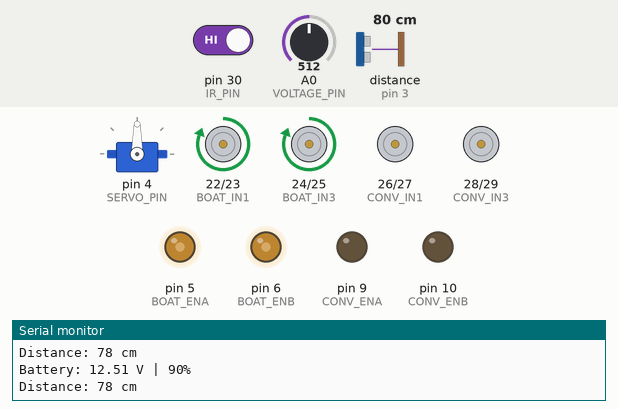
Simulated run of this sketch. Board: Arduino Mega 2560, built with avr-gcc and run on an emulated ATmega2560. Parts: servo, motor-driver pin pairs drawn as motors (green arrow = first pin HIGH = forward, orange = second pin HIGH = backward, longer = more drive), output pins drawn as LEDs (lit = HIGH), the last lines printed to the serial monitor. Wiring (inferred from the names in the program): ultrasonic range finder: trigger pin 2; echo pin 3. Inputs (shaded band) come from the test bench; at power-on: distance to the obstacle (sensor on pin 3) 80 cm, pin 30 (IR_PIN) HIGH, A0 (VOLTAGE_PIN) = 512. The echo pulse lasts 58.3 µs per cm; pins used as bus, display or sensor lines are not drawn.

Above: at 2.3 s.
2.4 s: distance to the obstacle (sensor on pin 3) set to 50 cm
3.9 s: distance to the obstacle (sensor on pin 3) set to 42 cm
At 6.2 s:
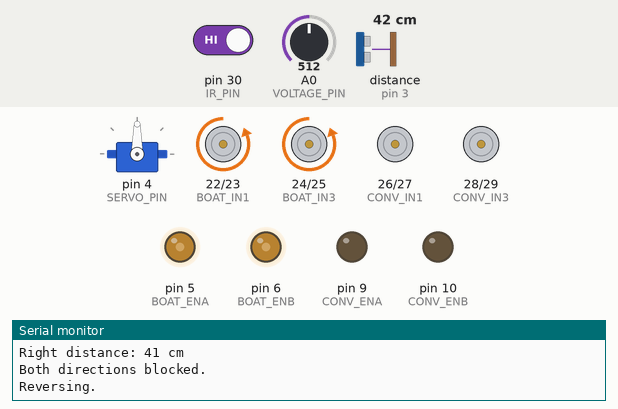
6.9 s: pin 30 (IR_PIN) driven LOW
At 9.7 s:
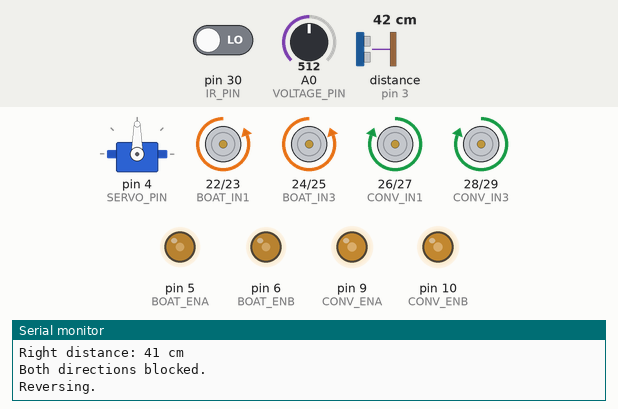
9.9 s: A0 (VOLTAGE_PIN) set to 419
12.9 s: A0 (VOLTAGE_PIN) set to 393
At 15.2 s:
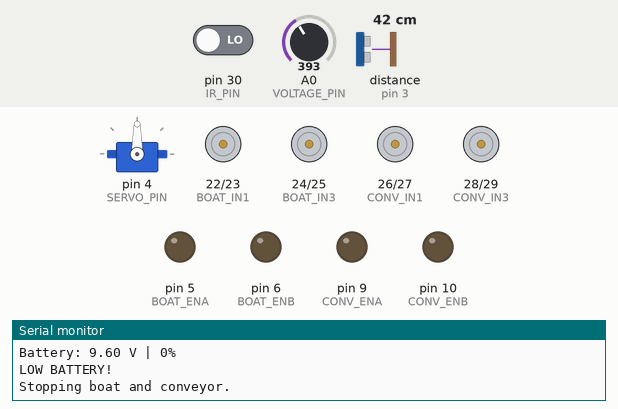
15.9 s: A0 (VOLTAGE_PIN) set to 511
At 17.4 s:
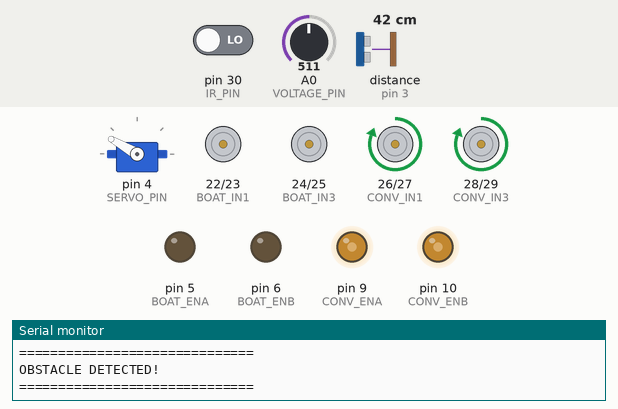
Timing chart, 0 to 19.9 s (numbered marks = the images above; inputs shaded):
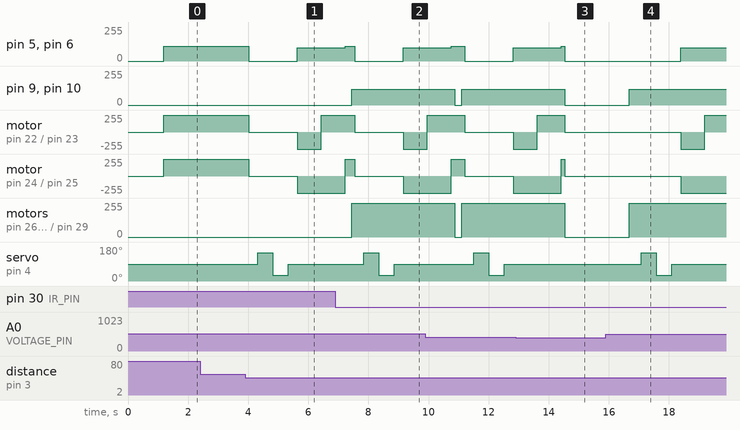

Measured:
- the behaviour switches between 47 and 46 cm on distance to the obstacle (sensor on pin 3) (found by bisection; images 0 and 1)
- the behaviour switches between 410 and 409 on A0 (VOLTAGE_PIN) (found by bisection; images 2 and 3)
- after the input at 3.9 s, pin 5 (BOAT_ENA), pin 6 (BOAT_ENB): 110/255 → 0/255 after 0.12 s, → 100/255 1.6 s later
- after the input at 6.9 s, pin 9 (CONV_ENA), pin 10 (CONV_ENB): 0/255 → 120/255 after 0.54 s; motor on pin 26 (CONV_IN1) / pin 27 (CONV_IN2), motor on pin 28 (CONV_IN3) / pin 29 (CONV_IN4): stopped → forward 255/255 after 0.54 s
- after the input at 12.9 s, pin 9 (CONV_ENA), pin 10 (CONV_ENB): goes on until 14.5 s, then stays 0/255; motor on pin 26 (CONV_IN1) / pin 27 (CONV_IN2), motor on pin 28 (CONV_IN3) / pin 29 (CONV_IN4): goes on until 14.5 s, then stays stopped; servo on pin 4 (SERVO_PIN): stays 90° (without the input it goes to 150° after 2.3 s)
- after the input at 15.9 s, pin 5 (BOAT_ENA), pin 6 (BOAT_ENB): 0/255 → 100/255 after 2.5 s

The sketch:

sketch_jun3a.ino
```cpp
#include <Servo.h>


#define BOAT_ENA 5
#define BOAT_IN1 22
#define BOAT_IN2 23

#define BOAT_ENB 6
#define BOAT_IN3 24
#define BOAT_IN4 25


#define CONV_ENA 9
#define CONV_IN1 26
#define CONV_IN2 27

#define CONV_ENB 10
#define CONV_IN3 28
#define CONV_IN4 29


#define TRIG_PIN 2
#define ECHO_PIN 3


#define SERVO_PIN 4

Servo scanServo;


#define IR_PIN 30


#define VOLTAGE_PIN A0

float voltageRatio = 5.0;

float calibration = 1.00;


int boatSpeed = 110;
int turnSpeed = 100;
int conveyorSpeed = 120;


int obstacleDistance = 45;


const unsigned long CONVEYOR_TIME = 000;

bool conveyorRunning = false;

unsigned long conveyorStartTime = 0;


float LOW_BATTERY_VOLTAGE = 10.0;


void setup()
{
  Serial.begin(9600);

  pinMode(BOAT_ENA, OUTPUT);
  pinMode(BOAT_IN1, OUTPUT);
  pinMode(BOAT_IN2, OUTPUT);

  pinMode(BOAT_ENB, OUTPUT);
  pinMode(BOAT_IN3, OUTPUT);
  pinMode(BOAT_IN4, OUTPUT);


  pinMode(CONV_ENA, OUTPUT);
  pinMode(CONV_IN1, OUTPUT);
  pinMode(CONV_IN2, OUTPUT);

  pinMode(CONV_ENB, OUTPUT);
  pinMode(CONV_IN3, OUTPUT);
  pinMode(CONV_IN4, OUTPUT);


  pinMode(TRIG_PIN, OUTPUT);
  pinMode(ECHO_PIN, INPUT);


  pinMode(IR_PIN, INPUT);


  scanServo.attach(SERVO_PIN);
  scanServo.write(90);


  stopBoat();
  stopConveyor();


  Serial.println("==============================");
  Serial.println(" AUTONOMOUS TRASH BOAT");
  Serial.println("==============================");

  Serial.println("System started");
  Serial.println("Boat will move forward");
  Serial.println("IR controls conveyor only");
  Serial.println("Conveyor runs for 7 seconds");
  Serial.println("==============================");

  delay(1000);
}

void loop()
{

  float batteryVoltage = readBatteryVoltage();
  int batteryPercentage = calculateBatteryPercentage(batteryVoltage);

  Serial.print("Battery: ");
  Serial.print(batteryVoltage);
  Serial.print(" V | ");

  Serial.print(batteryPercentage);
  Serial.println("%");


  if (batteryVoltage <= LOW_BATTERY_VOLTAGE)
  {
    Serial.println("LOW BATTERY!");
    Serial.println("Stopping boat and conveyor.");

    stopBoat();
    stopConveyor();

    conveyorRunning = false;

    delay(1000);

    return;
  }

  if (conveyorRunning)
  {
    if (millis() - conveyorStartTime >= CONVEYOR_TIME)
    {
      stopConveyor();

      conveyorRunning = false;

      Serial.println("------------------------------");
      Serial.println("9 seconds completed.");
      Serial.println("Conveyor stopped.");
      Serial.println("Boat continues moving.");
      Serial.println("------------------------------");
    }
  }

  int irState = digitalRead(IR_PIN);


  if (irState == LOW && !conveyorRunning)
  {
    Serial.println("------------------------------");
    Serial.println("TRASH DETECTED!");
    Serial.println("Boat CONTINUES MOVING");
    Serial.println("Conveyor ON for 9 seconds");
    Serial.println("------------------------------");

    startConveyor();

    conveyorRunning = true;

    conveyorStartTime = millis();
  }


  long distance = getDistance();

  Serial.print("Distance: ");
  Serial.print(distance);
  Serial.println(" cm");


  if (distance <= 0)
  {
    Serial.println("Invalid ultrasonic reading.");

    moveForward();

    delay(100);

    return;
  }


  if (distance <= obstacleDistance)
  {
    Serial.println("==============================");
    Serial.println("OBSTACLE DETECTED!");
    Serial.println("==============================");

    stopBoat();

    delay(300);

    scanServo.write(150);

    delay(500);

    long leftDistance = getDistance();

    Serial.print("Left distance: ");
    Serial.print(leftDistance);
    Serial.println(" cm");

    scanServo.write(30);

    delay(500);

    long rightDistance = getDistance();

    Serial.print("Right distance: ");
    Serial.print(rightDistance);
    Serial.println(" cm");

    scanServo.write(90);

    delay(300);


    if (leftDistance > obstacleDistance &&
        leftDistance > rightDistance)
    {
      Serial.println("Turning LEFT");

      turnLeft();

      delay(700);
    }

    else if (rightDistance > obstacleDistance &&
             rightDistance > leftDistance)
    {
      Serial.println("Turning RIGHT");

      turnRight();

      delay(700);
    }

    else
    {
      Serial.println("Both directions blocked.");
      Serial.println("Reversing.");

      reverseBoat();

      delay(800);

      turnRight();

      delay(800);
    }

    moveForward();
  }


  else
  {
    moveForward();
  }


  delay(100);
}


void moveForward()
{
  digitalWrite(BOAT_IN1, HIGH);
  digitalWrite(BOAT_IN2, LOW);

  digitalWrite(BOAT_IN3, HIGH);
  digitalWrite(BOAT_IN4, LOW);

  analogWrite(BOAT_ENA, boatSpeed);
  analogWrite(BOAT_ENB, boatSpeed);
}


void reverseBoat()
{
  digitalWrite(BOAT_IN1, LOW);
  digitalWrite(BOAT_IN2, HIGH);

  digitalWrite(BOAT_IN3, LOW);
  digitalWrite(BOAT_IN4, HIGH);

  analogWrite(BOAT_ENA, turnSpeed);
  analogWrite(BOAT_ENB, turnSpeed);
}


void turnLeft()
{
  digitalWrite(BOAT_IN1, LOW);
  digitalWrite(BOAT_IN2, HIGH);

  digitalWrite(BOAT_IN3, HIGH);
  digitalWrite(BOAT_IN4, LOW);

  analogWrite(BOAT_ENA, turnSpeed);
  analogWrite(BOAT_ENB, turnSpeed);
}


void turnRight()
{
  digitalWrite(BOAT_IN1, HIGH);
  digitalWrite(BOAT_IN2, LOW);

  digitalWrite(BOAT_IN3, LOW);
  digitalWrite(BOAT_IN4, HIGH);

  analogWrite(BOAT_ENA, turnSpeed);
  analogWrite(BOAT_ENB, turnSpeed);
}


void stopBoat()
{
  digitalWrite(BOAT_IN1, LOW);
  digitalWrite(BOAT_IN2, LOW);

  digitalWrite(BOAT_IN3, LOW);
  digitalWrite(BOAT_IN4, LOW);

  analogWrite(BOAT_ENA, 0);
  analogWrite(BOAT_ENB, 0);
}


void startConveyor()
{
  digitalWrite(CONV_IN1, HIGH);
  digitalWrite(CONV_IN2, LOW);

  digitalWrite(CONV_IN3, HIGH);
  digitalWrite(CONV_IN4, LOW);

  analogWrite(CONV_ENA, conveyorSpeed);
  analogWrite(CONV_ENB, conveyorSpeed);
}

void stopConveyor()
{
  digitalWrite(CONV_IN1, LOW);
  digitalWrite(CONV_IN2, LOW);

  digitalWrite(CONV_IN3, LOW);
  digitalWrite(CONV_IN4, LOW);

  analogWrite(CONV_ENA, 0);
  analogWrite(CONV_ENB, 0);
}


long getDistance()
{
  digitalWrite(TRIG_PIN, LOW);

  delayMicroseconds(2);

  digitalWrite(TRIG_PIN, HIGH);

  delayMicroseconds(10);

  digitalWrite(TRIG_PIN, LOW);


  long duration = pulseIn(ECHO_PIN, HIGH, 30000);


  if (duration == 0)
  {
    return -1;
  }


  long distance = duration * 0.034 / 2;

  return distance;
}


float readBatteryVoltage()
{
  long total = 0;

  const int samples = 10;


  for (int i = 0; i < samples; i++)
  {
    total += analogRead(VOLTAGE_PIN);

    delay(2);
  }


  float average = total / (float)samples;


  float sensorVoltage =
    average * 5.0 / 1023.0;


  float batteryVoltage =
    sensorVoltage * voltageRatio;


  batteryVoltage *= calibration;


  return batteryVoltage;
}


int calculateBatteryPercentage(float voltage)
{
  if (voltage >= 12.6)
    return 100;

  else if (voltage >= 12.4)
    return 90;

  else if (voltage >= 12.2)
    return 70;

  else if (voltage >= 12.0)
    return 50;

  else if (voltage >= 11.7)
    return 30;

  else if (voltage >= 11.4)
    return 10;

  else
    return 0;
}
```
